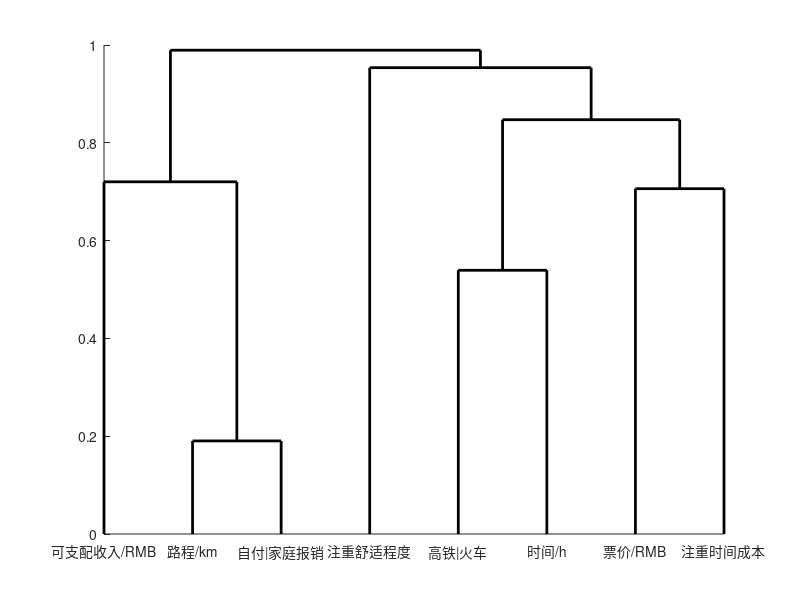

MATLAB code for this plot:
tic;
clc;
clear;
close;

%%in
data = csvread('data.csv', 1, 2);
data(data(:, 4) == 1, :) = [];
data(:, 4) = [];
data(:, [1 2])=data(:, [2 1]);
name = {"高铁|火车", "路程/km", "时间/h", "注重舒适程度", "可支配收入/RMB", "自付|家庭报销", "票价/RMB", "注重时间成本"};
numClust = 2;

%%process
d=1-abs(corrcoef(data));  %进行数据变换，把相关系数转化为距离
d=tril(d);   %提出d矩阵的下三角部分
d=nonzeros(d); %去掉d中的0元素
z=linkage(d','complete');  %按最长距离法聚类
y=cluster(z,'maxclust',numClust);
for i = 1:numClust
	clust{i}={name{y(:)==i}};
end
h=dendrogram(z);  %画聚类图
set(h,'Color','k','LineWidth',2.0);%把聚类图线的颜色修改成黑色，线宽加粗
xtick = get(gca,'Xticklabel');
Xtick = cell(1, length(xtick));
for i = 1:length(xtick)
	Xtick{xtick(:)==num2str(i)}=name{i};
end
set(gca,'Xticklabel', Xtick);

%%out
fprintf('Running time is %f second.\n', toc)

